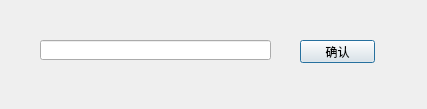
<?xml version="1.0" encoding="UTF-8"?>
<ui version="4.0">
 <class>Dialog</class>
 <widget class="QDialog" name="Dialog">
  <property name="geometry">
   <rect>
    <x>0</x>
    <y>0</y>
    <width>427</width>
    <height>109</height>
   </rect>
  </property>
  <property name="windowTitle">
   <string>设置接收邮箱</string>
  </property>
  <widget class="QLineEdit" name="lineEdit">
   <property name="geometry">
    <rect>
     <x>40</x>
     <y>40</y>
     <width>231</width>
     <height>20</height>
    </rect>
   </property>
  </widget>
  <widget class="QPushButton" name="pushButton">
   <property name="geometry">
    <rect>
     <x>300</x>
     <y>40</y>
     <width>75</width>
     <height>23</height>
    </rect>
   </property>
   <property name="text">
    <string>确认</string>
   </property>
  </widget>
 </widget>
 <resources/>
 <connections/>
</ui>
